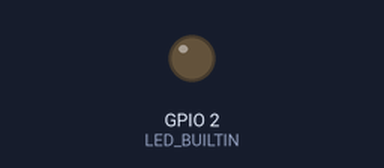
Simulated run of this sketch. Board: ESP32. On the bench: output pins drawn as LEDs (lit = HIGH). WiFi joins after 1.5 s; servers stay silent unless stated; what the sketch prints to the serial monitor is not drawn.

Above: at 2.15 s.
At 5.1 s:
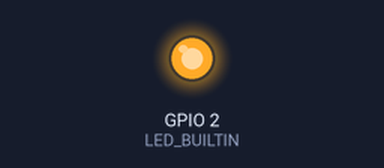
Timing chart, 0 to 6.6 s (numbered marks = the images above):
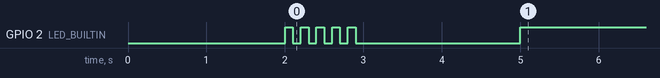

Measured:
- by itself, GPIO 2 (LED_BUILTIN): goes 4 × (HIGH 0.10 s, LOW 0.10 s), HIGH 0.10 s, LOW 2.1 s, then HIGH

The sketch:

main.ino
```cpp
#include <Arduino.h>
#include "Led.h"
#include "Utils.h"
#include "Config.h"
#include "WifiCon.h"

WifiCon conexion(RED_WIFI_NOMBRE, RED_WIFI_PASSWORD);
Led indicador(LED_BUILTIN);

void setup() {
  Serial.begin(115200);
  Serial.println("ESP32 inicializada!");
  //conexion.conectar();
  // put your setup code here, to run once:

}

void loop() {
  if(!conexion.isConectado()){
    Serial.println("Intentando conectar...");
    conexion.conectar();
    parpadearLed(indicador, 5);
  }else{
    indicador.encender();
  }
  delay(2000);
  // put your main code here, to run repeatedly:

}
```

Led.cpp
```cpp
#include <Arduino.h>
#include "Led.h"

Led::Led(int pin){
  this->pin = pin;
  pinMode(this->pin, OUTPUT);
  digitalWrite(this->pin, LOW);
  this->apagar();
};

bool Led::getEstado(){
  return estado;
};

void Led::setEstado(bool estado){
  this->estado = estado;
};

void Led::encender(){
  digitalWrite(this->pin, HIGH);
  this->estado = true;
};

void Led::apagar(){
  digitalWrite(this->pin, LOW);
  this->estado = false;
};

void Led::toogle(){
  if(this->estado){
    this->apagar();
  }
  else{
    this->encender();
  }

};
```

Led.h
```cpp
#ifndef LED_H
#define LED_H

class Led{
    public:
      Led(int pin);
      bool getEstado();
      void setEstado(bool estado);
      void encender();
      void apagar();
      void toogle();
    private:
      bool estado;
      int pin;
};

#endif
```

Utils.cpp
```cpp
#include "Utils.h"

void parpadearLed(Led led, int repite){
  unsigned long periodo = 500;
  if(repite > 1){
    periodo = periodo / repite;
  }

  for(int i=0; i<repite*2; i++){
    led.toogle();
    delay(periodo);
  }

  led.apagar();
};
```

Utils.h
```cpp
#ifndef UTILS_H
#define UTILS_H

#include <Arduino.h>
#include "Led.h"

void parpadearLed(Led led, int repite);

#endif
```

WifiCon.cpp
```cpp
#include <WiFi.h>
#include "WifiCon.h"
#include <Arduino.h>

WifiCon::WifiCon(String nombreRed, String contraseña):
    nombreRed(nombreRed), contraseña(contraseña), timeout(3000){};

WifiCon::WifiCon(String nombreRed, String contraseña, unsigned long timeout):
    nombreRed(nombreRed), contraseña(contraseña), timeout(timeout){};

WifiCon::~WifiCon(){
    desconectar();
}

void WifiCon::conectar(){
    //Config config = Config.getInstance();
    if (WiFi.status() != WL_CONNECTED)
    {
        WiFi.begin(nombreRed, contraseña);
        unsigned long start = millis();
        while (WiFi.status() != WL_CONNECTED && ((millis() - start) < timeout)){}
        delay(500);
    }
}

void WifiCon::desconectar(){
    if (WiFi.status() == WL_CONNECTED)
    {
        WiFi.disconnect();
    }
}

bool WifiCon::isConectado(){
    return WiFi.status() == WL_CONNECTED;
}

void WifiCon::setTimeOut(unsigned long timeout){
    this->timeout = timeout;
}
```

WifiCon.h
```cpp
#ifndef WIFI_CONEXION_H
#define WIFI_CONEXION_H

#include <Arduino.h>

class WifiCon {
public:
  WifiCon(String nombreRed, String contraseña);
  WifiCon(String nombreRed, String contraseña, unsigned long timeout);
  ~WifiCon();
  void conectar();
  void desconectar();
  bool isConectado();
  void setTimeOut(unsigned long timeout);
private:
  String nombreRed;
  String contraseña;
  unsigned long timeout;
};

#endif
```

Config.h
```cpp
#ifndef CONFIG_H
#define CONFIG_H

// Definimos constantes numéricas
#define MODO_PRODUCCION 1
#define MODO_DESARROLLO 2

// Seleccionamos el modo
#define MODO MODO_PRODUCCION

#if MODO == MODO_PRODUCCION
  #define RED_WIFI_NOMBRE "Personal-709"
  #define RED_WIFI_PASSWORD "29523CD709"
#else
  #define RED_WIFI_NOMBRE "MarioRN9"
  #define RED_WIFI_PASSWORD "Mario12456"
#endif

#endif
```
